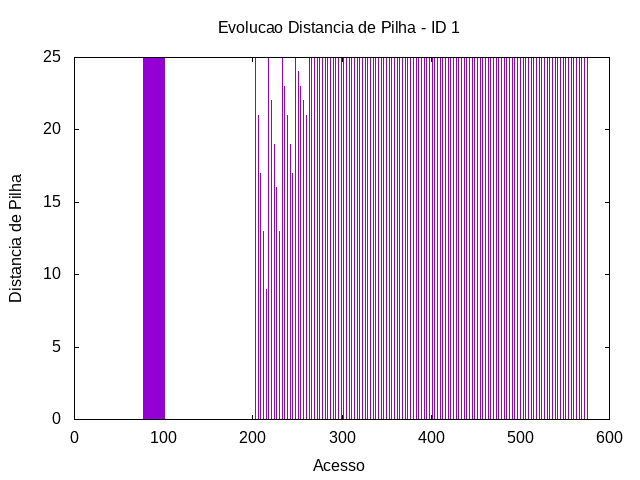

This figure's gnuplot source:
set term png
set output "../out/mem/mult/-distp-1.png"
set title "Evolucao Distancia de Pilha - ID 1"
set xlabel "Acesso"
set ylabel "Distancia de Pilha"
plot "../out/mem/mult/-acesso-2-1.gpdat" u 2:5 w impulses t ""
